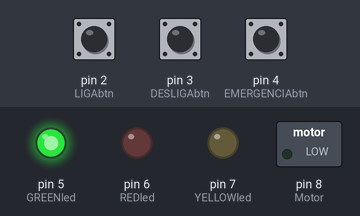
Bench run of a sketch on a simulated Arduino Uno, built with avr-gcc and run on an emulated ATmega328P. Parts: switched loads named in the sketch (green lamp = pin HIGH), output pins drawn as LEDs (lit = HIGH). Dashed ring = blinking. The inputs (shaded band) are chosen by the test bench; at power-on: pin 4 (EMERGENCIAbtn) LOW, pin 2 (LIGAbtn) LOW, pin 3 (DESLIGAbtn) LOW.

Above: at 1.2 s.
1.3 s: pin 4 (EMERGENCIAbtn) pulled HIGH for 3.2 s
At 5.1 s:
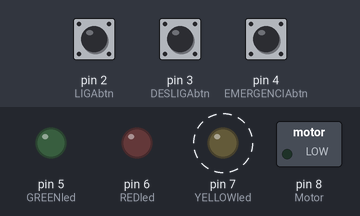
6.0 s: pin 2 (LIGAbtn) pulled HIGH for 0.15 s
At 7.2 s:
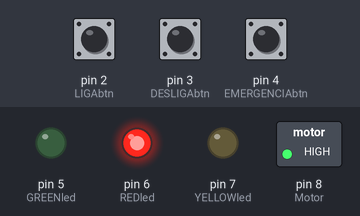
7.6 s: pin 3 (DESLIGAbtn) pulled HIGH for 0.15 s
At 8.4 s:
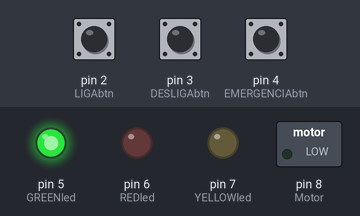
9.2 s: pin 2 (LIGAbtn) pulled HIGH for 1 s
At 9.7 s:
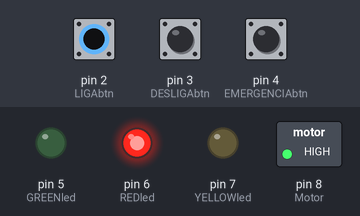
Timing chart, 0 to 12.2 s (numbered marks = the images above; inputs shaded):
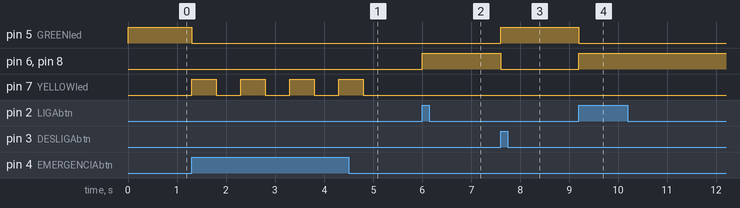

Measured:
- after the input at 1.3 s, pin 5 (GREENled): HIGH → LOW at once; pin 7 (YELLOWled): alternates HIGH for 0.50 s and LOW for 0.50 s, 8 changes in all, then stays LOW, starting at once
- after the input at 6.0 s, pin 6 (REDled), pin 8 (Motor): LOW → HIGH at once
- after the input at 7.6 s, pin 5 (GREENled): LOW → HIGH at once; pin 6 (REDled), pin 8 (Motor): HIGH → LOW at once
- after the input at 9.2 s, pin 5 (GREENled): HIGH → LOW at once; pin 6 (REDled), pin 8 (Motor): LOW → HIGH at once

The sketch:

_15_PROGRAMA_MOTOR_PARTIDA_DIRETA.ino
```cpp
#define LIGAbtn 2//define o pino 2 como botao para ligar o circuito

#define DESLIGAbtn 3//define o pino 3 como botao para desligar o circuito

#define EMERGENCIAbtn 4//define o pino 4 como botao de interromper o funcionamento do circuito

#define GREENled 5//define o pino 5 para o led verde
#define REDled 6// define o pino 6 para o led vermelho
#define YELLOWled 7// define o pino 7 para o led amarelo
#define Motor 8//define o pino 8 para o motor
void setup() {
  pinMode(LIGAbtn, INPUT);// define o botao de ligar como uma entrada
  pinMode(DESLIGAbtn, INPUT);// define o botao de desligar como uma entrada
  pinMode(EMERGENCIAbtn, INPUT);
  pinMode(GREENled, OUTPUT);
  pinMode(REDled, OUTPUT);
  pinMode(YELLOWled, OUTPUT);
  pinMode(Motor, OUTPUT);
  digitalWrite(Motor, LOW);
  digitalWrite(GREENled, HIGH);
}

void loop() {

  while (digitalRead(EMERGENCIAbtn) == HIGH) {
    digitalWrite(Motor, LOW);
    digitalWrite(GREENled, LOW);
    digitalWrite(REDled, LOW);
    { digitalWrite(YELLOWled, HIGH);
      delay(500);
      digitalWrite(YELLOWled, LOW);
      delay(500);
    }
  }
  if (digitalRead(DESLIGAbtn) == HIGH) {
    digitalWrite(GREENled, HIGH);
    digitalWrite(REDled, LOW);
    digitalWrite(YELLOWled, LOW);
    digitalWrite(Motor, LOW);
    delay(1000);
  }
  else if (digitalRead(LIGAbtn) == HIGH) {
    digitalWrite(GREENled, LOW);
    digitalWrite(REDled, HIGH);
    digitalWrite(YELLOWled, LOW);
    digitalWrite(Motor, HIGH);

  }
}
```
